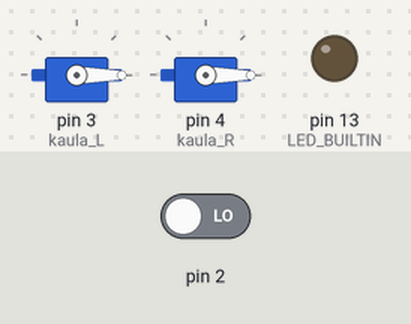
Recording of a sketch running on a simulated Arduino Uno, built with avr-gcc and run on an emulated ATmega328P. Shown: 2 × servo, output pins drawn as LEDs (lit = HIGH). Inputs (shaded band) come from the test bench; at power-on: pin 2 LOW. Random numbers use the default seed unless the sketch sets one.

Above: at 1.4 s.
1.5 s: pin 2 driven HIGH
At 1.9 s:
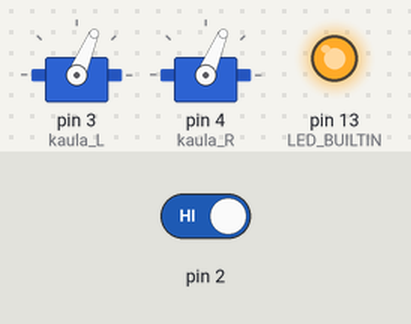
4.5 s: pin 2 driven LOW
At 5.4 s:
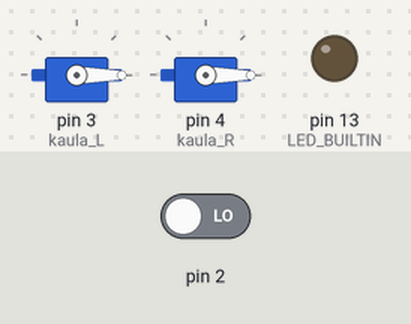
6.0 s: pin 2 driven HIGH
At 6.4 s:
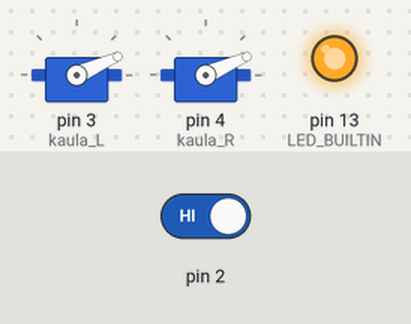
Timing chart, 0 to 32.0 s (numbered marks = the images above; inputs shaded):
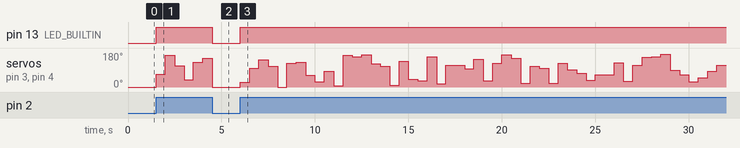

The sketch:

tortsua_kaula.ino
```cpp
#include <Servo.h>

// Utils
String command;
int dly = 250;
bool debug = false;
//bool debug = true;

// Kaula moottorit
Servo kaula_L;
Servo kaula_R;


void setup() {
  Serial.begin(9600);

  // Debug LED
  pinMode(LED_BUILTIN, OUTPUT);
  digitalWrite(LED_BUILTIN, LOW);

  // Input signal
  pinMode(2, INPUT);

  kaula_L.attach(3);
  kaula_R.attach(4);
  kaula_L.write(0);
  kaula_R.write(0);

  delay(dly);
}

void loop() {
  // Debug using serial commands
  if(debug) {
    // Monitor input
    // Serial.println(digitalRead(2));
    if (Serial.available()) {
      command = Serial.readStringUntil('\n');
    }
    // Serial.println(command);
    moveKaula(command.toInt());
  }
  // Auto mode
  else {
    if(digitalRead(2)) {
      digitalWrite(LED_BUILTIN, HIGH);
      moveKaula(random(0, 180));
    } else {
      digitalWrite(LED_BUILTIN, LOW);
      kaula_L.write(0);
      kaula_R.write(0);
    }
  }
  delay(dly);
}

void moveKaula(int pos) {
  kaula_L.write(pos);
  kaula_R.write(pos);
  delay(dly);
}
```

Measured:
- after the input at 1.5 s, pin 13 (LED_BUILTIN): LOW → HIGH at once; servo on pin 3 (kaula_L), servo on pin 4 (kaula_R): 0° → 67° at once, → 169° 0.50 s later, → 113° 0.50 s later, → 38° 0.50 s later, … (6 changes in this stretch)
- after the input at 4.5 s, pin 13 (LED_BUILTIN): HIGH → LOW at once
- after the input at 6.0 s, pin 13 (LED_BUILTIN): LOW → HIGH at once; servo on pin 3 (kaula_L), servo on pin 4 (kaula_R): 0° → 24° at once, → 98° 0.50 s later, → 143° 0.50 s later, → 109° 0.50 s later, … (51 changes in this stretch)
